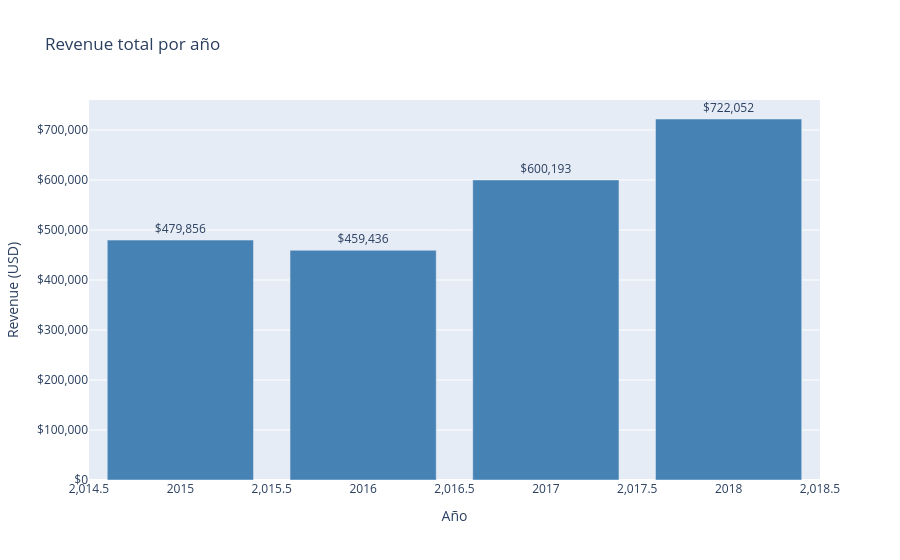

Notebook source saved alongside this figure:
### Markdown cell above
## 2 — Variación interanual — ¿sube o baja?

### Code cell
# pct_change() calcula la variación respecto al período anterior
variacion = metricas.set_index('año')[['revenue', 'clientes_unicos', 'ordenes', 'ticket_medio']]
variacion_pct = variacion.pct_change().mul(100).round(1)

print('Variación % vs año anterior:')
print(variacion_pct.dropna().to_string())

# Visualizar revenue por año
fig = px.bar(
    metricas,
    x='año',
    y='revenue',
    text='revenue',
    title='Revenue total por año',
    labels={'revenue': 'Revenue (USD)', 'año': 'Año'},
    color_discrete_sequence=['steelblue'],
)
fig.update_traces(texttemplate='$%{text:,.0f}', textposition='outside')
fig.update_layout(yaxis_tickformat='$,.0f', showlegend=False)
fig.show()

### Figure 1 — Plotly figure (JSON) as saved in the notebook; plotly's stock layout.template omitted (floating-point values rounded to 4 significant figures)
{"data": [{"hovertemplate": "Año=%{x}<br>Revenue (USD)=%{text}<extra></extra>", "legendgroup": "", "marker": {"color": "steelblue", "pattern": {"shape": ""}}, "name": "", "orientation": "v", "showlegend": false, "text": [479900.0, 459400.0, 600200.0, 722100.0], "textposition": "outside", "texttemplate": "$%{text:,.0f}", "type": "bar", "x": [2015, 2016, 2017, 2018], "xaxis": "x", "y": [479900.0, 459400.0, 600200.0, 722100.0], "yaxis": "y"}], "layout": {"barmode": "relative", "legend": {"tracegroupgap": 0}, "showlegend": false, "title": {"text": "Revenue total por año"}, "xaxis": {"anchor": "y", "domain": [0.0, 1.0], "title": {"text": "Año"}}, "yaxis": {"anchor": "x", "domain": [0.0, 1.0], "tickformat": "$,.0f", "title": {"text": "Revenue (USD)"}}}}
